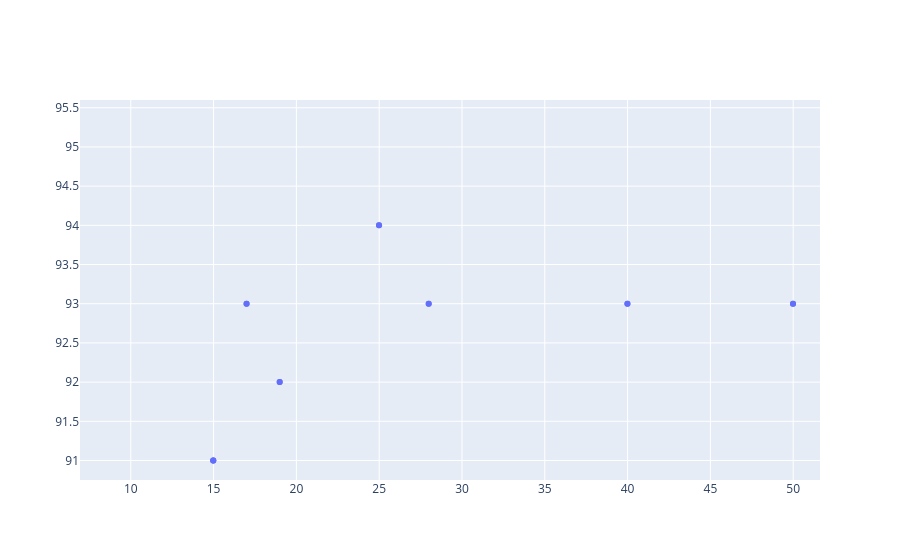

Notebook cell for this chart:
### Code cell
import plotly.graph_objects as go
fig = go.Figure(
    data=[go.Scatter(
        x=result["price"], 
        y=result["WS"],            
        mode='markers',
        hovertext=result["name"]
        )]
)
fig.show()

### Figure 1 — Plotly figure (JSON) as saved in the notebook; plotly's stock layout.template omitted (floating-point values rounded to 4 significant figures)
{"data": [{"hovertext": ["The Corton Grancey Cuverie ", "La Grande Dame, the Glory of Pinot Noir", "Elisabetta Gnudi Angelini", "Il Molino di Grace  Winery Image", "Wahluke Vineyard", "La Grande Dame, the Glory of Pinot Noir", "The Cellars", "VINCENT CHAPERON, THE CELLAR MASTER", "Monte Bello ", "Galerie Imperiale", "A Stone Cross Among the Vines", "2021 California Old Vine Zinfandel", "Far Niente Round Room Cellar", "Sonoma-Cutrer Vineyards  Winery Image", "Visitor Center", "Chardonnay Vineyards", "French puncheons for oak integration", "Tenuta di Bibbiano Winery Image", "Visit Wente Vineyards", "Chardonnay Vineyards", "The Comtesse De Lalande", "Winemaker Chantal Forthun", "The Corton Grancey Cuverie ", "The Cellars", "The Chalk Hill Corridors", "The Corton Grancey Cuverie ", "La Grande Dame, the Glory of Pinot Noir", "Elisabetta Gnudi Angelini", "Il Molino di Grace  Winery Image", "Wahluke Vineyard", "La Grande Dame, the Glory of Pinot Noir", "The Cellars", "VINCENT CHAPERON, THE CELLAR MASTER", "Monte Bello ", "Galerie Imperiale", "A Stone Cross Among the Vines", "2021 California Old Vine Zinfandel", "Far Niente Round Room Cellar", "Sonoma-Cutrer Vineyards  Winery Image", "Visitor Center", "Chardonnay Vineyards", "French puncheons for oak integration", "Tenuta di Bibbiano Winery Image", "Visit Wente Vineyards", "Chardonnay Vineyards", "The Comtesse De Lalande", "Winemaker Chantal Forthun", "The Corton Grancey Cuverie ", "The Cellars", "The Chalk Hill Corridors", "The Corton Grancey Cuverie ", "La Grande Dame, the Glory of Pinot Noir", "Elisabetta Gnudi Angelini", "Il Molino di Grace  Winery Image", "Wahluke Vineyard", "La Grande Dame, the Glory of Pinot Noir", "The Cellars"], "mode": "markers", "type": "scatter", "x": [210.0, 79.97, 74.99, 14.98, 69.99, 74.97, 99.99, 300.0, 27.99, 64.97, 160.0, 24.99, 120.0, 27.99, 69.99, 59.99, 16.99, 39.99, 15.99, 89.99, 260.0, 49.99, 36.99, 66.99, 18.99, 210.0, 79.97, 74.99, 14.98, 69.99, 74.97, 99.99, 300.0, 27.99, 64.97, 160.0, 24.99, 120.0, 27.99, 69.99, 59.99, 16.99, 39.99, 15.99, 89.99, 260.0, 49.99, 36.99, 66.99, 18.99, 210.0, 79.97, 74.99, 14.98, 69.99, 74.97, 99.99], "y": [95, 90, 92, 91, 92, 90, 92, 96, 93, 90, 96, 94, 91, 90, 90, 91, 93, 93, 89, 92, 96, 93, 90, 91, 92, 95, 90, 92, 91, 92, 90, 92, 96, 93, 90, 96, 94, 91, 90, 90, 91, 93, 93, 89, 92, 96, 93, 90, 91, 92, 95, 90, 92, 91, 92, 90, 92]}], "layout": {"autosize": true, "xaxis": {"autorange": false, "range": [6.933, 51.62], "type": "linear"}, "yaxis": {"autorange": false, "range": [90.75, 95.6], "type": "linear"}}}
